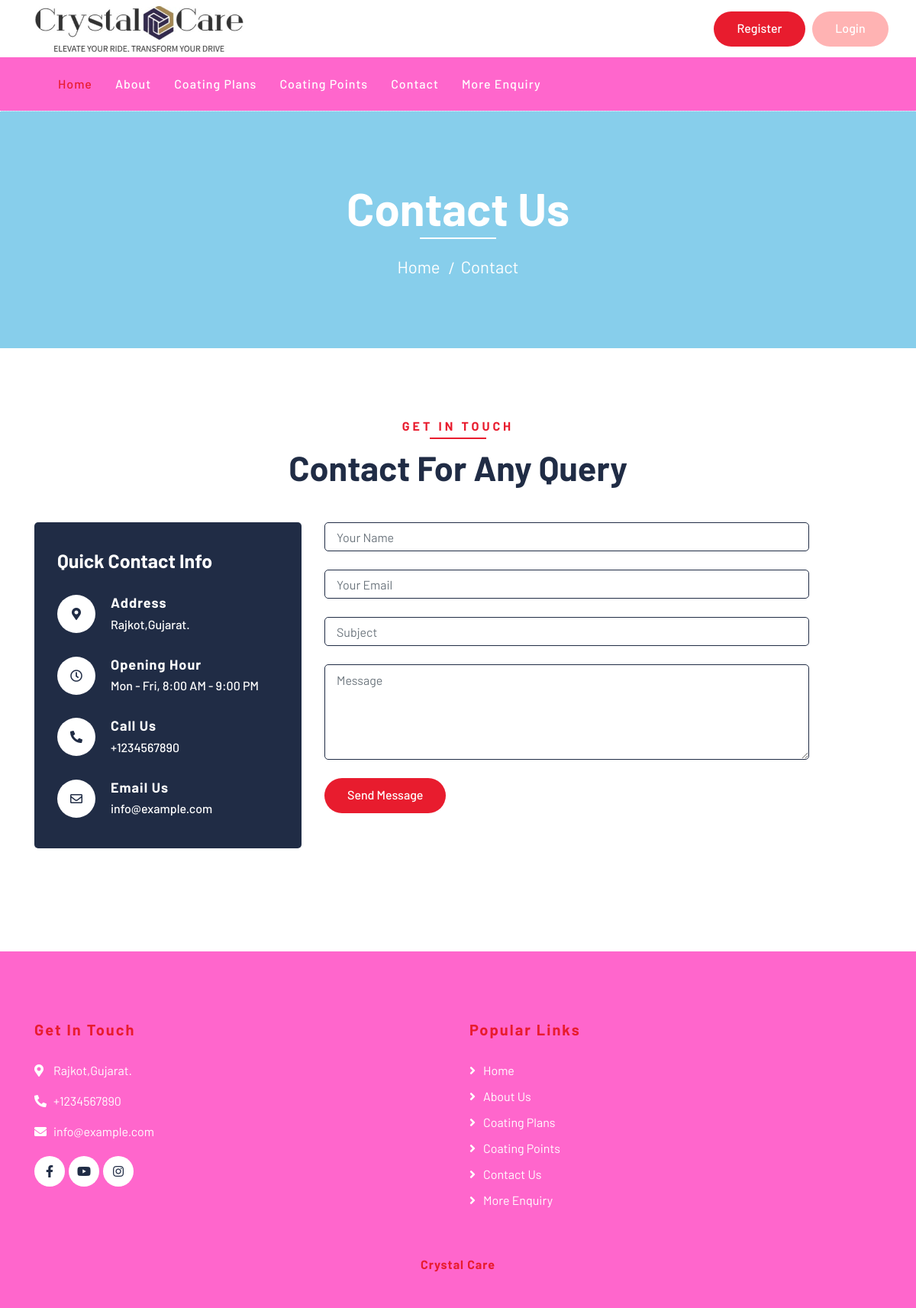
The page /contact.php on the database its author committed.
### tables this page shows
CREATE TABLE `tblpages` (
  `id` int(11) NOT NULL,
  `type` varchar(255) DEFAULT '',
  `detail` longtext DEFAULT NULL,
  `openignHrs` varchar(255) DEFAULT NULL,
  `phoneNumber` bigint(20) DEFAULT NULL,
  `emailId` varchar(120) DEFAULT NULL
);

### contact.php (the view, shortened to what this page needs)
<?php
include('includes/config.php');
?>
<!DOCTYPE html>
<html lang="en">
    <head>
        <link href="https://stackpath.bootstrapcdn.com/bootstrap/4.4.1/css/bootstrap.min.css" rel="stylesheet">
        <link href="https://cdnjs.cloudflare.com/ajax/libs/font-awesome/5.10.0/css/all.min.css" rel="stylesheet">
        <link href="lib/flaticon/font/flaticon.css" rel="stylesheet">
        <link href="lib/animate/animate.min.css" rel="stylesheet">
        <link href="lib/owlcarousel/assets/owl.carousel.min.css" rel="stylesheet">
        <link href="css/style.css" rel="stylesheet">
    </head>
    <body>
<?php include_once('includes/header.php');?>
        <div class="k page-header">
            <div class="container-fluid">
                <div class="row">
                    <div class="col-12">
                        <h2>Contact Us</h2>
                    </div>
                    <div class="col-12">
                        <a href="index.php">Home</a>
                        <a href="contact.php">Contact</a>
                    </div>
                </div>
            </div>
        </div>
        <div class="contact">
            <div class="container">
                <div class="section-header text-center">
                    <p>Get In Touch</p>
                    <h2>Contact for any query</h2>
                </div>
                <div class="row">
                <?php
$sql = "SELECT * FROM tblpages WHERE type='contact'";
$query = $mysqli->query($sql);
if ($query) {
    while ($result = $query->fetch_object()) {
?>
<div class="col-md-4">
    <div class="contact-info">
        <h2>Quick Contact Info</h2>
        <div class="contact-info-item">
            <div class="contact-info-icon">
                <i class="fa fa-map-marker-alt"></i>
            </div>
            <div class="contact-info-text">
                <h3>Address</h3>
                <p><?php echo $result->detail; ?></p>
            </div>
        </div>
        <div class="contact-info-item">
            <div class="contact-info-icon">
                <i class="far fa-clock"></i>
            </div>
            <div class="contact-info-text">
                <h3>Opening Hour</h3>
                <p><?php echo $result->openignHrs; ?></p>
            </div>
        </div>
        <div class="contact-info-item">
            <div class="contact-info-icon">
                <i class="fa fa-phone-alt"></i>
            </div>
            <div class="contact-info-text">
                <h3>Call Us</h3>
                <p>+<?php echo $result->phoneNumber; ?></p>
            </div>
        </div>
        <div class="contact-info-item">
            <div class="contact-info-icon">
                <i class="far fa-envelope"></i>
            </div>
            <div class="contact-info-text">
                <h3>Email Us</h3>
                <p><?php echo $result->emailId; ?></p>
            </div>
        </div>
    </div>
</div>
<?php
    }
}
?>
                    <div class="col-md-7">
                        <div class="contact-form">
                            <form name="sentMessage" id="contactForm" method="post">
                                <div class="control-group">
                                    <input type="text" class="form-control" id="name" placeholder="Your Name" required="required" name="name" /><br />
                                </div>
                                <div class="control-group">
                                    <input type="email" class="form-control" id="email" placeholder="Your Email" name="email" required="required"  /> <br />
                                </div>
                                <div class="control-group">
                                    <input type="text" class="form-control" id="subject" placeholder="Subject" required="required" name="subject" /> <br />
                                </div>
                                <div class="control-group">
                                    <textarea class="form-control" id="message" placeholder="Message" required="required" name="message" ></textarea><br />
                                </div>
                                <div>
                                    <button class="btn btn-custom" type="submit" id="sendMessageButton" name="submit">Send Message</button>
                                </div>
                            </form>
                        </div>
                    </div>
                </div>
            </div>
        </div>
<?php include_once('includes/footer.php');?>
    </body>
</html>

### includes/footer.php (shortened to what this page needs)
<div class="b footer">
            <div class="container">
                <div class="row">
                    <div class="col-lg-6 col-md-6">
                        <div class="footer-contact">
                            <h2>Get In Touch</h2>
                            <?php
    $mysqli = new mysqli("localhost", "root", "", "ccms");
$sql = "SELECT * FROM tblpages WHERE type='contact'";
$query = $mysqli->query($sql);
if ($query) {
    while ($result = $query->fetch_object()) {
?>
<p><i class="fa fa-map-marker-alt"></i><?php echo $result->detail; ?></p>
<p><i class="fa fa-phone-alt"></i>+<?php echo $result->phoneNumber; ?></p>
<p><i class="fa fa-envelope"></i><?php echo $result->emailId; ?></p>
<?php
    }
}
?>
                            <div class="footer-social">
                                <a class="btn" href="https://www.facebook.com/"><i class="fab fa-facebook-f"></i></a>
                                <a class="btn" href="https://www.youtube.com/"><i class="fab fa-youtube"></i></a>
                                <a class="btn" href="https://www.instagram.com/"><i class="fab fa-instagram"></i></a>
                            </div>
                        </div>
                    </div>
                    <div class="col-lg-5 col-md-6">
                        <div class="footer-link">
                            <h2>Popular Links</h2>
                              <a href="index.php">Home</a>
                            <a href="about.php">About Us</a>
                            <a href="coating-plans.php">Coating Plans</a>
                            <a href="location.php">Coating Points</a>
                            <a href="contact.php">Contact Us</a>
                            <a href="more-enquire.php">More Enquiry</a>
                        </div>
                    </div>
                </div>
            </div>
            <div class="container copyright">
                <p><a href="index.php">Crystal Care</a></p>
            </div>
        </div>

### css/style.css (style rules this page uses)
body { color: #444444; font-weight: 400; background: #ffffff; font-family: 'Barlow', sans-serif; }
h1, h2, h3, h4, h5, h6 { color: #202C45; }
a { color: #202C45; transition: .3s; }
.btn.btn-custom { padding: 10px 30px 12px 30px; text-align: center; font-size: 16px; font-weight: 500; color: #ffffff; background: #E81C2E; border: none; border-radius: 60px; box-shadow: inset 0 0 0 0 #202C45; transition: ease-out 0.5s; -webkit-transition: ease-out 0.5s; -moz-transition: ease-out 0.5s; }
.container-fluid { max-width: 1366px; }
.page-header { position: relative; margin-bottom: 45px; padding: 90px 0; text-align: center; background: #202C45; border-top: 1px dotted #ffffff; }
.page-header h2 { position: relative; color: #ffffff; font-size: 60px; font-weight: 700; margin-bottom: 20px; padding-bottom: 5px; }
.page-header h2::after { position: absolute; content: ""; width: 100px; height: 2px; left: calc(50% - 50px); bottom: 0; background: #ffffff; }
.page-header a { position: relative; padding: 0 12px; font-size: 22px; color: #ffffff; }
.page-header a::after { position: absolute; content: "/"; width: 8px; height: 8px; top: -2px; right: -7px; text-align: center; color: #ffffff; }
.page-header a:last-child::after { display: none; }
.section-header { position: relative; width: 100%; max-width: 700px; margin: 0 auto 45px auto; }
.section-header p { display: inline-block; margin-bottom: 10px; padding-bottom: 5px; position: relative; font-size: 16px; font-weight: 700; letter-spacing: 4px; text-transform: uppercase; color: #E81C2E; }
.section-header p::after { position: absolute; content: ""; width: 50%; height: 2px; left: 25%; bottom: 0; background: #E81C2E; }
.section-header h2 { margin: 0; font-size: 45px; font-weight: 700; text-transform: capitalize; }
.contact { position: relative; width: 100%; padding: 45px 0; }
.contact .contact-info { width: 100%; margin-bottom: 45px; padding: 35px 30px 10px 30px; border-radius: 5px; background: #202C45; }
.contact .contact-info h2 { color: #ffffff; font-size: 25px; font-weight: 700; margin-bottom: 30px; }
.contact .contact-info-item { display: flex; align-items: center; justify-content: flex-start; margin-bottom: 30px; }
.contact .contact-info-icon { width: 50px; height: 50px; display: flex; align-items: center; justify-content: center; background: #ffffff; border-radius: 50px; }
.contact .contact-info-icon i { margin: 0; color: #202C45; font-size: 16px; }
.contact .contact-info-text { padding-left: 20px; }
.contact .contact-info-text h3 { margin: 0 0 5px 0; color: #ffffff; font-size: 18px; font-weight: 700; letter-spacing: 1px; }
.contact .contact-info-text p { margin: 0; color: #ffffff; font-size: 16px; font-weight: 500; }
.contact .contact-form { position: relative; width: 100%; margin-bottom: 45px; }
.contact .contact-form input { padding: 15px; border-radius: 5px; border: 1px solid #202C45; }
.contact .contact-form textarea { height: 125px; padding: 8px 15px; border-radius: 5px; border: 1px solid #202C45; }
.footer { position: relative; margin-top: 45px; padding-top: 90px; background: #202C45; }
.footer .footer-contact, .footer .footer-link, .footer .footer-newsletter { position: relative; margin-bottom: 45px; color: #ffffff; }
.footer .footer-contact h2, .footer .footer-link h2, .footer .footer-newsletter h2 { margin-bottom: 30px; font-size: 20px; font-weight: 700; letter-spacing: 2px; color: #E81C2E; }
.footer .footer-link a { display: block; margin-bottom: 10px; color: #ffffff; transition: .3s; }
.footer .footer-link a::before { position: relative; content: "\f105"; font-family: "Font Awesome 5 Free"; font-weight: 900; margin-right: 10px; }
.footer .footer-contact p i { width: 25px; }
.footer .footer-social { position: relative; margin-top: 20px; display: flex; }
.footer .footer-social a { width: 40px; height: 40px; display: flex; align-items: center; justify-content: center; color: #202C45; background: #ffffff; border-radius: 40px; margin-right: 5px; transition: .5s; }
.footer .footer-social a:last-child { margin: 0; }
.footer .copyright { text-align: center; padding-top: 15px; padding-bottom: 45px; }
.footer .copyright p { margin: 0; color: #ffffff; }
.footer .copyright p a { color: #E81C2E; font-weight: 700; letter-spacing: 1px; }

### contact.php (style rules this page uses)
.k { background-color:skyblue; }

### includes/footer.php (style rules this page uses)
.b { background-color:#ff66cc; }

### rows shown on the page
tblpages: detail "Rajkot,Gujarat.", openignHrs "Mon - Fri, 8:00 AM - 9:00 PM", phoneNumber "1234567890", emailId "info@example.com"
